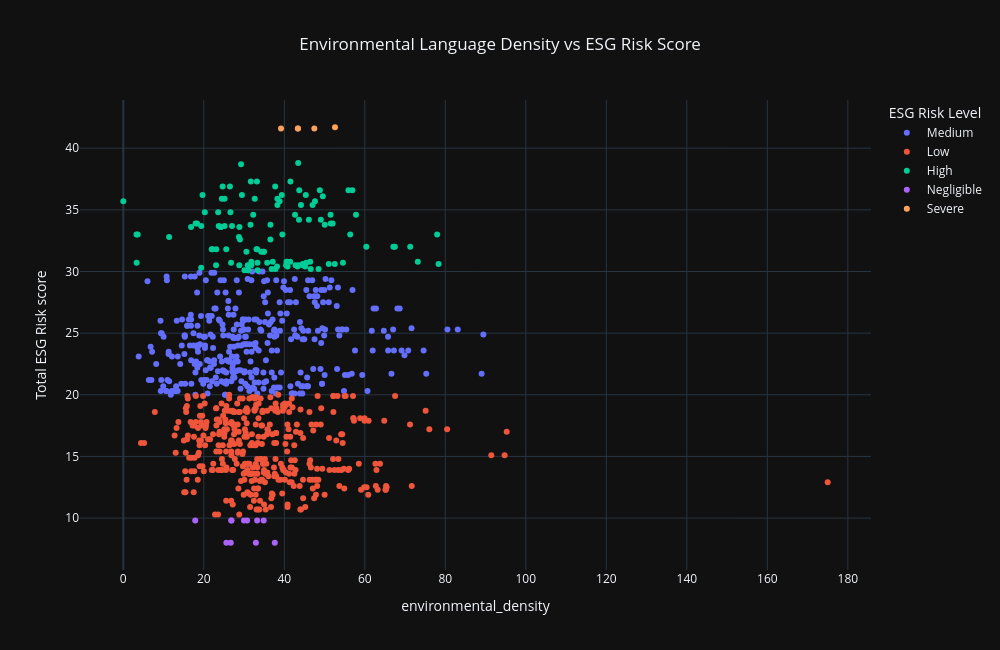

Here is the notebook cell this chart was saved with:
### Code cell
import plotly.express as px

fig = px.scatter(
    merged_df,
    x="environmental_density",
    y="Total ESG Risk score",
    color="ESG Risk Level",
    hover_data=[
        "ticker",
        "year",
        "Sector"
    ],
    title="Environmental Language Density vs ESG Risk Score",
    template="plotly_dark"
)

fig.update_layout(
    width=1000,
    height=650,
    title_x=0.5
)

fig.show()

### Figure 1 — Plotly figure (JSON) as saved in the notebook; plotly's stock layout.template omitted (floating-point values rounded to 4 significant figures; data arrays with more than 128 entries replaced by an {"elided": "..."} marker saying what was removed)
{"data": [{"customdata": {"elided": "353x3 mixed values"}, "hovertemplate": "ESG Risk Level=Medium<br>environmental_density=%{x}<br>Total ESG Risk score=%{y}<br>ticker=%{customdata[0]}<br>year=%{customdata[1]}<br>Sector=%{customdata[2]}<extra></extra>", "legendgroup": "Medium", "marker": {"color": "#636efa", "symbol": "circle"}, "mode": "markers", "name": "Medium", "orientation": "v", "showlegend": true, "type": "scatter", "x": {"elided": "353 float values"}, "xaxis": "x", "y": {"elided": "353 float values"}, "yaxis": "y"}, {"customdata": {"elided": "379x3 mixed values"}, "hovertemplate": "ESG Risk Level=Low<br>environmental_density=%{x}<br>Total ESG Risk score=%{y}<br>ticker=%{customdata[0]}<br>year=%{customdata[1]}<br>Sector=%{customdata[2]}<extra></extra>", "legendgroup": "Low", "marker": {"color": "#EF553B", "symbol": "circle"}, "mode": "markers", "name": "Low", "orientation": "v", "showlegend": true, "type": "scatter", "x": {"elided": "379 float values"}, "xaxis": "x", "y": {"elided": "379 float values"}, "yaxis": "y"}, {"customdata": {"elided": "113x3 mixed values"}, "hovertemplate": "ESG Risk Level=High<br>environmental_density=%{x}<br>Total ESG Risk score=%{y}<br>ticker=%{customdata[0]}<br>year=%{customdata[1]}<br>Sector=%{customdata[2]}<extra></extra>", "legendgroup": "High", "marker": {"color": "#00cc96", "symbol": "circle"}, "mode": "markers", "name": "High", "orientation": "v", "showlegend": true, "type": "scatter", "x": [21.97, 25.57, 22.17, 78.32, 51.04, 44.54, 52.55, 43.45, 19.36, 25.16, 23.71, 27.0, 33.09, 23.1, 33.23, 77.97, 39.53, 56.37, 32.28, 42.66, 57.81, 51.49, 46.42, 40.55, 37.12, 31.81, 18.33, 17.97, 52.0, 51.54, 49.57, 48.83, 43.72, 55.94, 56.91, 31.6, 36.56, 50.04, 46.1, 43.64, 49.08, 38.83, 0.0, 47.62, 30.59, 34.78, 34.98, 34.25, 33.33, 35.74, 45.46, 54.57, 20.25, 23.57, 26.61, 37.82, 36.86, 48.51, 46.56, 3.311, 26.77, 33.36, 31.03, 30.11, 31.03, 31.67, 33.2, 41.52, 43.53, 40.44, 42.79, 44.63, 71.28, 67.09, 67.47, 60.37, 11.38, 28.72, 43.28, 40.81, 38.19, 45.19, 73.17, 41.47, 40.71, 38.29, 44.14, 47.02, 26.49, 24.67, 37.74, 23.05, 31.81, 30.91, 28.82, 29.25, 25.16, 24.48, 38.28, 32.65, 16.84, 24.17, 24.21, 28.85, 3.274, 3.574, 19.35, 28.99, 36.54, 29.47, 19.68, 39.38, 45.34], "xaxis": "x", "y": [31.8, 31.8, 31.8, 30.6, 30.6, 30.6, 30.6, 38.8, 33.7, 33.7, 33.7, 33.7, 31.8, 31.8, 31.8, 33.0, 33.0, 33.0, 34.6, 34.6, 34.6, 34.6, 30.8, 30.8, 30.8, 30.8, 33.9, 33.9, 33.9, 33.9, 36.1, 36.6, 36.6, 36.6, 36.6, 33.8, 33.8, 33.8, 34.2, 34.2, 34.2, 35.7, 35.7, 35.7, 31.6, 31.6, 31.6, 31.6, 30.7, 30.7, 30.7, 30.7, 34.8, 34.8, 34.8, 30.2, 30.2, 30.2, 30.2, 30.7, 30.7, 30.1, 30.1, 30.1, 30.1, 37.3, 37.3, 37.3, 30.5, 30.5, 30.5, 30.5, 32.0, 32.0, 32.0, 32.0, 32.8, 32.8, 30.4, 30.4, 30.4, 30.4, 30.8, 30.8, 30.8, 35.4, 35.4, 35.4, 36.9, 36.9, 36.9, 30.5, 30.5, 30.5, 30.5, 38.7, 35.9, 35.9, 35.9, 35.9, 33.6, 33.6, 33.6, 33.6, 33.0, 33.0, 30.3, 32.6, 32.6, 36.2, 36.2, 36.2, 36.2], "yaxis": "y"}, {"customdata": [["ACN", 2017, "Technology"], ["ACN", 2018, "Technology"], ["ACN", 2019, "Technology"], ["ACN", 2020, "Technology"], ["AVB", 2018, "Real Estate"], ["AVB", 2019, "Real Estate"], ["AVB", 2020, "Real Estate"], ["CBRE", 2019, "Real Estate"], ["CBRE", 2020, "Real Estate"], ["CBRE", 2021, "Real Estate"], ["CBRE", 2022, "Real Estate"]], "hovertemplate": "ESG Risk Level=Negligible<br>environmental_density=%{x}<br>Total ESG Risk score=%{y}<br>ticker=%{customdata[0]}<br>year=%{customdata[1]}<br>Sector=%{customdata[2]}<extra></extra>", "legendgroup": "Negligible", "marker": {"color": "#ab63fa", "symbol": "circle"}, "mode": "markers", "name": "Negligible", "orientation": "v", "showlegend": true, "type": "scatter", "x": [26.8, 26.89, 29.98, 17.86, 30.75, 33.25, 34.88, 25.6, 26.7, 32.93, 37.64], "xaxis": "x", "y": [9.8, 9.8, 9.8, 9.8, 9.8, 9.8, 9.8, 8.0, 8.0, 8.0, 8.0], "yaxis": "y"}, {"customdata": [["OXY", 2021, "Energy"], ["XOM", 2018, "Energy"], ["XOM", 2019, "Energy"], ["XOM", 2021, "Energy"], ["XOM", 2022, "Energy"]], "hovertemplate": "ESG Risk Level=Severe<br>environmental_density=%{x}<br>Total ESG Risk score=%{y}<br>ticker=%{customdata[0]}<br>year=%{customdata[1]}<br>Sector=%{customdata[2]}<extra></extra>", "legendgroup": "Severe", "marker": {"color": "#FFA15A", "symbol": "circle"}, "mode": "markers", "name": "Severe", "orientation": "v", "showlegend": true, "type": "scatter", "x": [52.6, 47.46, 43.38, 43.38, 39.19], "xaxis": "x", "y": [41.7, 41.6, 41.6, 41.6, 41.6], "yaxis": "y"}], "layout": {"height": 650, "legend": {"title": {"text": "ESG Risk Level"}, "tracegroupgap": 0}, "title": {"text": "Environmental Language Density vs ESG Risk Score", "x": 0.5}, "width": 1000, "xaxis": {"anchor": "y", "domain": [0, 1], "title": {"text": "environmental_density"}}, "yaxis": {"anchor": "x", "domain": [0, 1], "title": {"text": "Total ESG Risk score"}}}}
